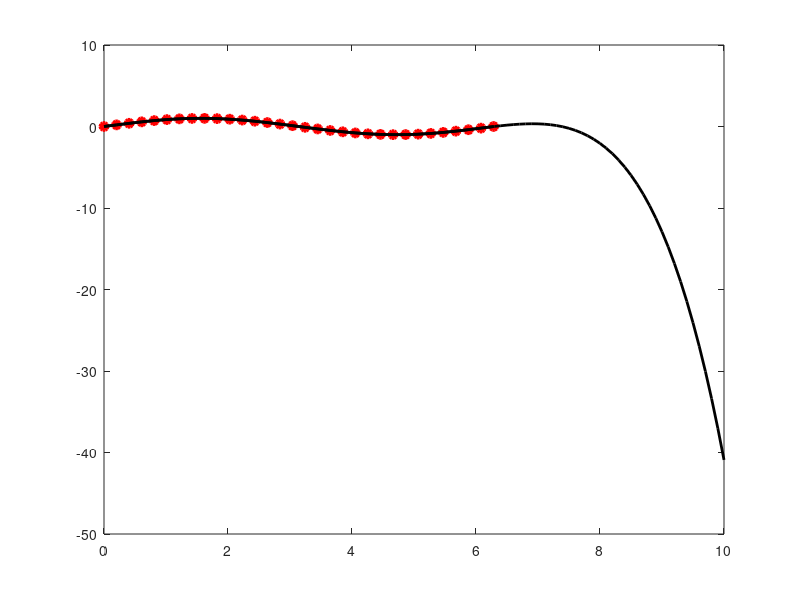

MATLAB code for this plot:
clear all;
close all;
clc;

%% discrete 
n=32;
t=linspace(0,2*pi,n);
f=sin(t);

% Polynomial reconstruction
p_order = 5;
coeff = polyfit(t,f,p_order);
f_rec = polyval(coeff,t);

t_ext = linspace(0,10,101);
f_rec_ext =  polyval(coeff,t_ext);

plot(t,f,'or','LineWidth',2,'MarkerFaceColor','r')
hold on;
plot(t,f_rec,'-k','LineWidth',2)
plot(t_ext,f_rec_ext,'k','LineWidth',2)